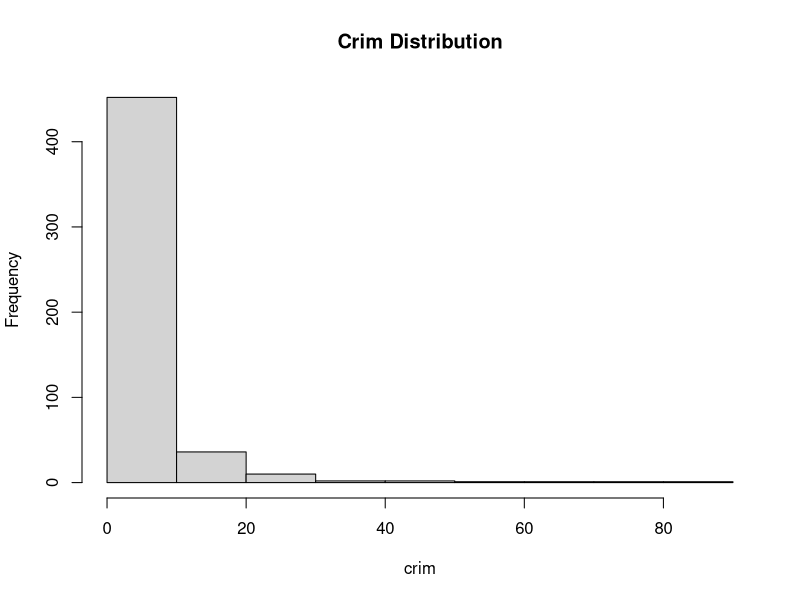
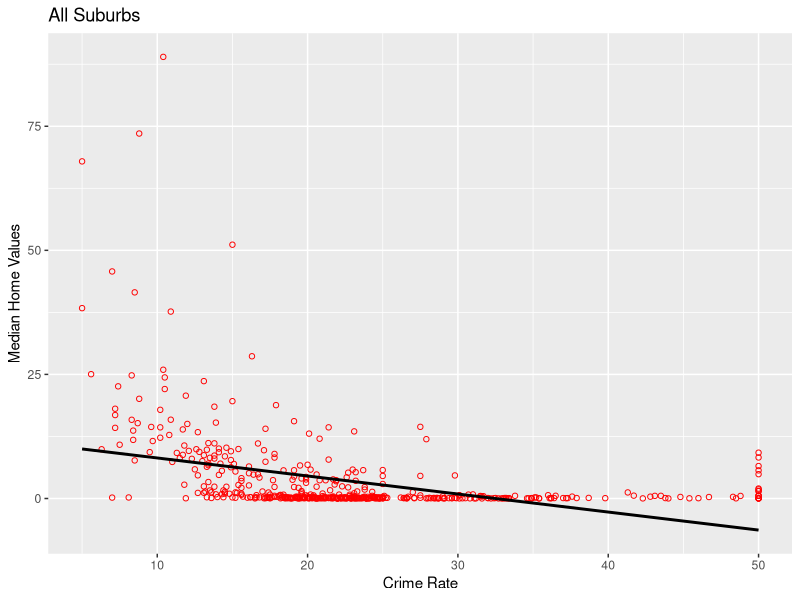
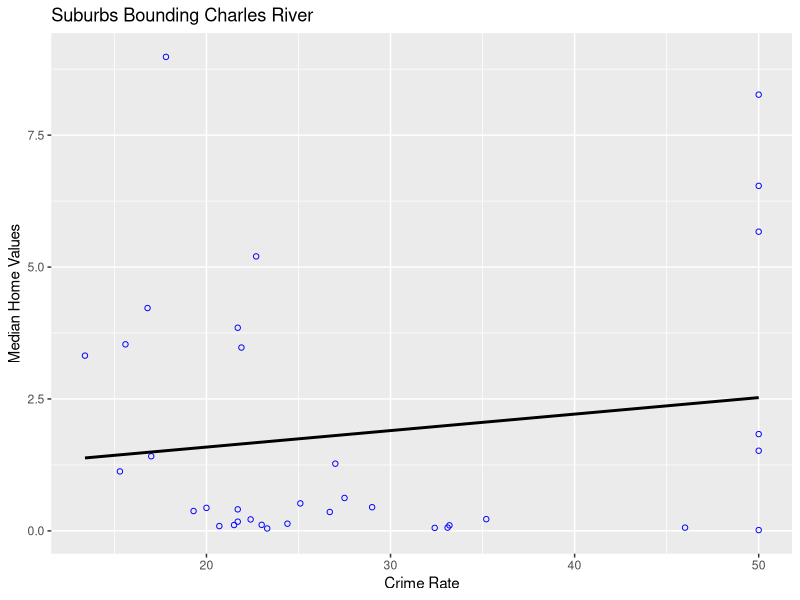
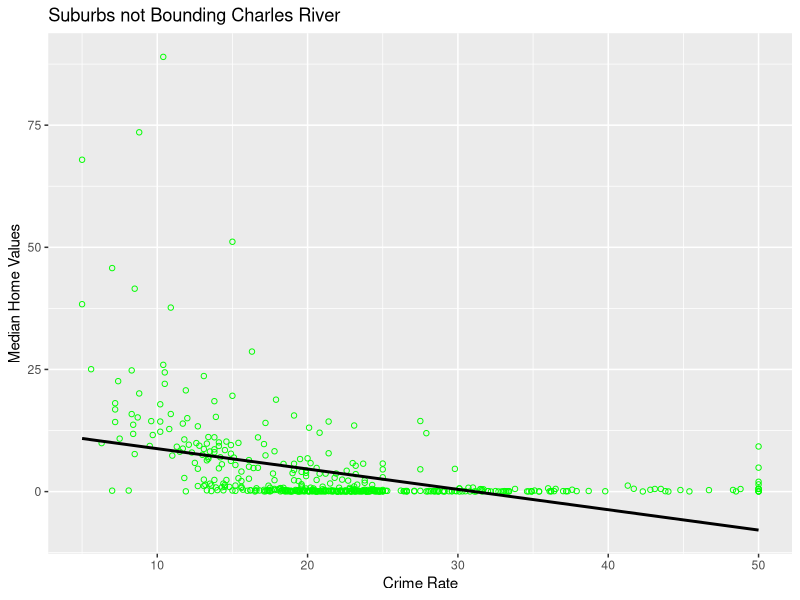
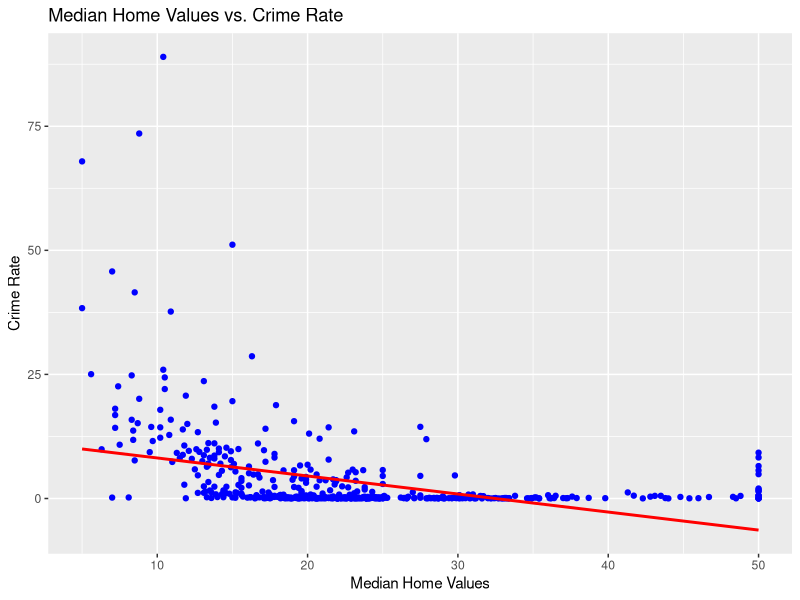
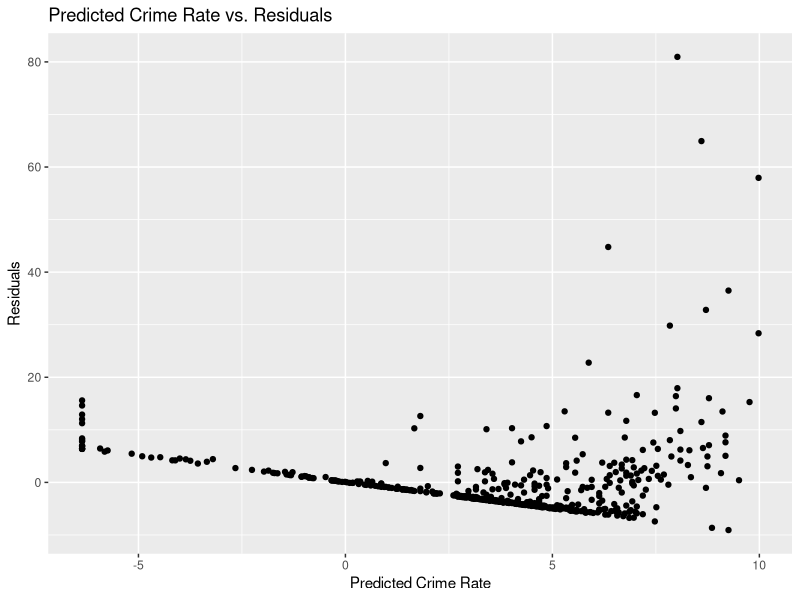

Write the R code that produced these figures, in order.
## ---- chunk 1
knitr::opts_chunk$set(echo = TRUE,cache=TRUE, 
                      autodep=TRUE, cache.comments=FALSE,
                      message=FALSE, warning=FALSE)
## ---- chunk 2
library(MASS)
data("Boston")
summary(Boston$crim)
hist(Boston$crim, main = "Crim Distribution", xlab = "crim", ylab = "Frequency")
## ---- chunk 3
highcrim_sub <- subset(Boston, Boston$crim > 25)
lowcrim_sub <- subset(Boston, Boston$crim <= 25)
n_highcrim_sub <- dim(highcrim_sub)
n_highcrim_sub

summary1 <- summary(highcrim_sub[c("ptratio", "tax", "medv")])
summary2 <- summary(lowcrim_sub[c("ptratio", "tax", "medv")])
print("Summary for highcrim_sub")
print(summary1)
print("Summary for lowcrim_sub")
print(summary2)
# Use t-test to further compare
ttest_ptratio <- t.test(highcrim_sub$ptratio, lowcrim_sub$ptratio)
ttest_ptratio
ttest_tax <- t.test(highcrim_sub$tax, lowcrim_sub$tax)
ttest_tax
ttest_medv <- t.test(highcrim_sub$medv, lowcrim_sub$medv)
ttest_medv
## ---- chunk 4
library(ggplot2)
ggplot(Boston, aes(y=crim, x=medv))+
  geom_point(shape=1, color="red")+
  geom_smooth(method = "lm", se = FALSE, color = "black") +
  labs(title="All Suburbs",
        y ="Median Home Values", x = "Crime Rate")

ggplot(subset(Boston, chas == 1), aes(y=crim, x=medv))+
  geom_point(shape=1, color="blue")+
  geom_smooth(method = "lm", se = FALSE, color = "black") +
  labs(title="Suburbs Bounding Charles River",
        y ="Median Home Values", x = "Crime Rate")

ggplot(subset(Boston, chas == 0), aes(y=crim, x=medv))+
  geom_point(shape=1, color="green")+
  geom_smooth(method = "lm", se = FALSE, color = "black") +
  labs(title="Suburbs not Bounding Charles River",
        y ="Median Home Values", x = "Crime Rate")
## ---- chunk 5
model_obj_1<-lm(crim~medv,Boston)
summary(model_obj_1)
coef(model_obj_1)
## ---- chunk 6
s_XY<-cov(Boston$medv,Boston$crim)
s_XX<-var(Boston$medv)
SS_XY<-sum((Boston$medv-mean(Boston$medv))*(Boston$crim-mean(Boston$crim)))
SS_X<-sum((Boston$medv-mean(Boston$medv))^2)

beta1<-s_XY/s_XX
beta0<-mean(Boston$crim)-beta1*mean(Boston$medv)
beta0;beta1

## ---- chunk 7
Boston$h_crim_medv<-beta0+beta1*Boston$medv
Boston$residual_medv<-Boston$crim-Boston$h_crim_medv

h_sigma_sq_medv<-sum(Boston$residual_medv^2)/(dim(Boston)[1]-2)
h_sigma_sq_medv
V_beta1<-h_sigma_sq_medv/SS_X
SE_beta1<-sqrt(V_beta1)

V_beta0<-h_sigma_sq_medv*(1/dim(Boston)[1]+mean(Boston$medv)^2/SS_X)
SE_beta0<-sqrt(V_beta0)
SE_beta0;SE_beta1

## ---- chunk 8
library(ggplot2)
ggplot(Boston, aes(y=crim, x=medv))+
  geom_point(color="blue")+
  geom_smooth(method='lm', color="red", se=FALSE)+ 
  labs(title = "Median Home Values vs. Crime Rate", x = "Median Home Values", y = "Crime Rate")
## ---- chunk 9
summary(resid(model_obj_1))
summary(model_obj_1)$sigma^2
## ---- chunk 10
pred <- predict(model_obj_1)
resid <- resid(model_obj_1)

ggplot(data = Boston, aes(x = pred, y = resid)) +
  geom_point() +
  labs(title = "Predicted Crime Rate vs. Residuals", 
       x = "Predicted Crime Rate",
       y = "Residuals")

